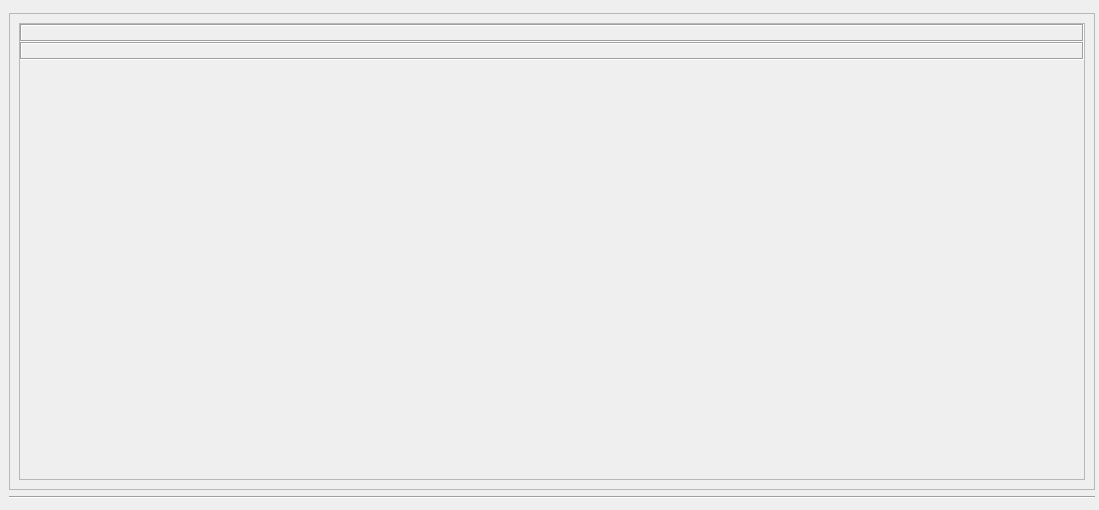
                   <widget class="QWidget" name="scrollAreaWidgetContents_2">
                    <property name="geometry">
                     <rect>
                      <x>0</x>
                      <y>0</y>
                      <width>1099</width>
                      <height>510</height>
                     </rect>
                    </property>
                    <layout class="QVBoxLayout" name="verticalLayout_10">
                     <property name="leftMargin">
                      <number>9</number>
                     </property>
                     <property name="topMargin">
                      <number>13</number>
                     </property>
                     <property name="rightMargin">
                      <number>4</number>
                     </property>
                     <property name="bottomMargin">
                      <number>11</number>
                     </property>
                     <item>
                      <widget class="QFrame" name="frame_3">
                       <property name="frameShape">
                        <enum>QFrame::StyledPanel</enum>
                       </property>
                       <property name="frameShadow">
                        <enum>QFrame::Raised</enum>
                       </property>
                       <layout class="QHBoxLayout" name="horizontalLayout_30">
                        <item>
                         <widget class="QFrame" name="frame_11">
                          <property name="sizePolicy">
                           <sizepolicy hsizetype="Preferred" vsizetype="Preferred">
                            <horstretch>0</horstretch>
                            <verstretch>0</verstretch>
                           </sizepolicy>
                          </property>
                          <property name="maximumSize">
                           <size>
                            <width>16777215</width>
                            <height>16777215</height>
                           </size>
                          </property>
                          <property name="frameShape">
                           <enum>QFrame::StyledPanel</enum>
                          </property>
                          <property name="frameShadow">
                           <enum>QFrame::Raised</enum>
                          </property>
                          <layout class="QVBoxLayout" name="verticalLayout_4">
                           <property name="spacing">
                            <number>0</number>
                           </property>
                           <property name="leftMargin">
                            <number>0</number>
                           </property>
                           <property name="topMargin">
                            <number>0</number>
                           </property>
                           <property name="rightMargin">
                            <number>0</number>
                           </property>
                           <property name="bottomMargin">
                            <number>0</number>
                           </property>
                           <item>
                            <widget class="QLabel" name="Showlive">
                             <property name="sizePolicy">
                              <sizepolicy hsizetype="Preferred" vsizetype="Preferred">
                               <horstretch>0</horstretch>
                               <verstretch>0</verstretch>
                              </sizepolicy>
                             </property>
                             <property name="minimumSize">
                              <size>
                               <width>0</width>
                               <height>0</height>
                              </size>
                             </property>
                             <property name="maximumSize">
                              <size>
                               <width>16777215</width>
                               <height>16777215</height>
                              </size>
                             </property>
                             <property name="frameShape">
                              <enum>QFrame::Box</enum>
                             </property>
                             <property name="frameShadow">
                              <enum>QFrame::Sunken</enum>
                             </property>
                             <property name="text">
                              <string/>
                             </property>
                             <property name="scaledContents">
                              <bool>true</bool>
                             </property>
                             <property name="alignment">
                              <set>Qt::AlignCenter</set>
                             </property>
                            </widget>
                           </item>
                           <item>
                            <widget class="QLabel" name="Showlive2">
                             <property name="minimumSize">
                              <size>
                               <width>0</width>
                               <height>0</height>
                              </size>
                             </property>
                             <property name="maximumSize">
                              <size>
                               <width>16777215</width>
                               <height>16777215</height>
                              </size>
                             </property>
                             <property name="frameShape">
                              <enum>QFrame::Box</enum>
                             </property>
                             <property name="frameShadow">
                              <enum>QFrame::Sunken</enum>
                             </property>
                             <property name="text">
                              <string/>
                             </property>
                             <property name="scaledContents">
                              <bool>true</bool>
                             </property>
                             <property name="alignment">
                              <set>Qt::AlignCenter</set>
                             </property>
                            </widget>
                           </item>
                           <item>
                            <spacer name="verticalSpacer_5">
                             <property name="orientation">
                              <enum>Qt::Vertical</enum>
                             </property>
                             <property name="sizeHint" stdset="0">
                              <size>
                               <width>20</width>
                               <height>40</height>
                              </size>
                             </property>
                            </spacer>
                           </item>
                          </layout>
                         </widget>
                        </item>
                       </layout>
                      </widget>
                     </item>
                     <item>
                      <widget class="Line" name="line">
                       <property name="orientation">
                        <enum>Qt::Horizontal</enum>
                       </property>
                      </widget>
                     </item>
                    </layout>
                   </widget>
